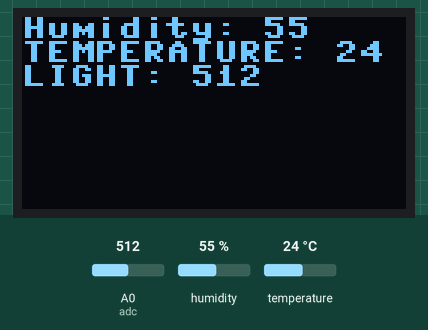
The program below on a simulated ESP8266 board running MicroPython. Shown: 128×64 one-colour display. The inputs (shaded band) are chosen by the test bench; at power-on: humidity 55 %, A0 (adc) = 512, temperature 24 °C (analog values on the 0–1023 scale). WiFi joins after 1.5 s; no MQTT or app messages arrive unless stated; library files of the repository ran but are not shown: ssd1306.py; what the program prints to the serial console is not drawn.

Above: at 2.8 s.
2.9 s: humidity set to 22 %
At 12.6 s:
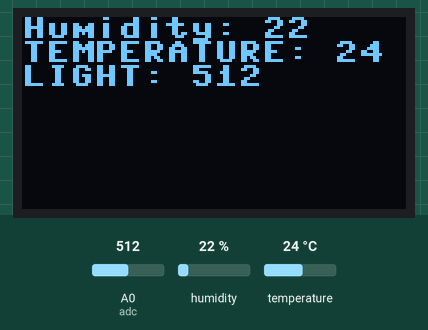
13.2 s: A0 (adc) set to 716
At 23.0 s:
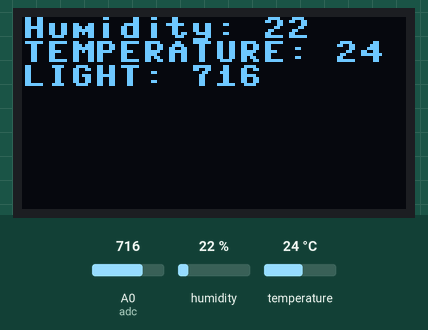
23.3 s: temperature set to 12 °C
At 32.7 s:
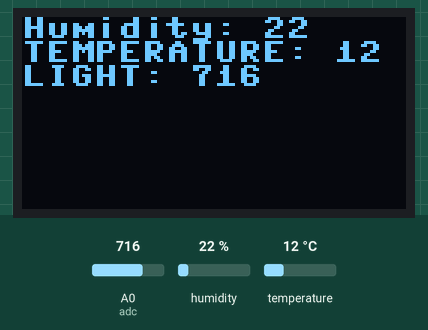
33.3 s: A0 (adc) set to 900
At 43.1 s:
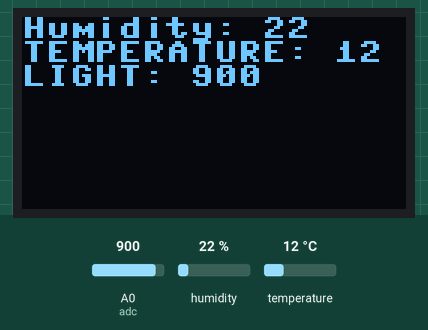
43.4 s: humidity set to 40 %
At 52.8 s:
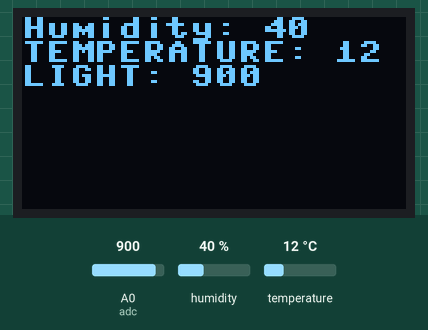
53.4 s: A0 (adc) set to 1023
At 63.4 s:
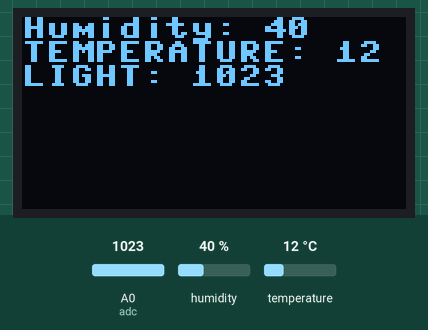
Timing chart, 0 to 64.5 s (numbered marks = the images above; inputs shaded):
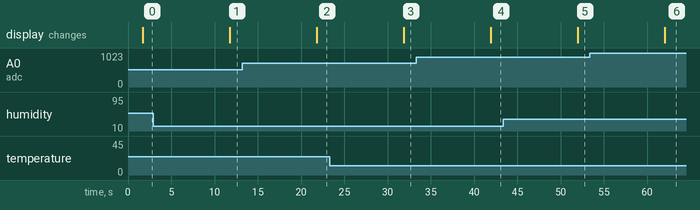

Measured:
- after the input at 2.9 s, the display: changes after 8.9 s (image 1)
- after the input at 13.2 s, the display: changes after 8.6 s (image 2)
- after the input at 23.3 s, the display: changes after 8.6 s (image 3)
- after the input at 33.3 s, the display: changes after 8.6 s (image 4)
- after the input at 43.4 s, the display: changes after 8.6 s (image 5)
- after the input at 53.4 s, the display: changes after 8.6 s (image 6)

The program:

main2.py
```python
from machine import Pin, I2C, ADC
import dht
import time
import mcu
import ssd1306
import json

msg_jason = {}
adc = ADC(0)
gpio = mcu.gpio()
wi = mcu.wifi("SingularClass", "Singular#1234")
wi.setup(ap_active=False, sta_active=True)
if wi.connect():
    print(f"IP={wi.ip}")
mqtt = mcu.MQTT(
    "Ray", "mqtt.singularinnovation-ai.com", "singular", "Singular#1234", keepalive=30
)
mqtt.connect()
i2c = I2C(scl=Pin(gpio.D1), sda=Pin(gpio.D2))
oled = ssd1306.SSD1306_I2C(128, 64, i2c)

d = dht.DHT11(Pin(gpio.D0, Pin.IN))

while True:
    light_value = adc.read()
    d.measure()
    temp = d.temperature()
    hum = d.humidity()
    oled.fill(0)  # 清除顯示
    oled.text(f"Humidity: {hum:02d}", 0, 0)  # 顯示文字
    oled.text(f"TEMPERATURE: {temp:02d} C", 0, 8)
    oled.text(f"LIGHT: {light_value}", 0, 16)
    oled.show()  # 更新顯示
    msg_jason["HUMIDITY"] = hum
    msg_jason["TEMPERATURE"] = temp
    msg_jason["LIGHT"] = light_value
    msg = json.dumps(msg_jason)
    mqtt.publish(topic="RAY", msg=msg)
    time.sleep(10)
```

mcu.py
```python
import sys
from machine import Pin, PWM
from umqtt.simple import MQTTClient


class gpio:
    def __init__(self):
        self._D0 = 16
        self._D1 = 5
        self._D2 = 4
        self._D3 = 0
        self._D4 = 2
        self._D5 = 14
        self._D6 = 12
        self._D7 = 13
        self._D8 = 15
        self._SD3 = 10
        self._SD2 = 9

    @property
    def D0(self):
        return self._D0

    @property
    def D1(self):
        return self._D1

    @property
    def D2(self):
        return self._D2

    @property
    def D3(self):
        return self._D3

    @property
    def D4(self):
        return self._D4

    @property
    def D5(self):
        return self._D5

    @property
    def D6(self):
        return self._D6

    @property
    def D7(self):
        return self._D7

    @property
    def D8(self):
        return self._D8

    @property
    def SD3(self):
        return self._SD3

    @property
    def SD2(self):
        return self._SD2


import network


class wifi:
    def __init__(self, ssid=None, password=None):
        """
        初始化 WiFi 模組
        ssid: WiFi 名稱
        password: WiFi 密碼
        """
        self.ssid = ssid
        self.password = password
        self.ip = None
        self.sta_active = False
        self.ap_active = False
        self.ap = network.WLAN(network.AP_IF)
        self.sta = network.WLAN(network.STA_IF)

    def setup(self, ap_active=False, sta_active=False):
        """
        設定 WiFi 模組
        ap_active: 是否啟用熱點模式
        sta_active: 是否啟用站台模式

        使用方法:
        wi.setup(ap_active=True|False, sta_active=True|False)

        """
        self.ap_active = ap_active
        self.sta_active = sta_active
        self.ap.active(ap_active)
        self.sta.active(sta_active)

    def scan(self):
        """
        掃描附近的 WiFi 熱點
        回傳值: WiFi 熱點列表
        使用方法:
        wi.scan()
        """
        if self.sta_active:
            wifi_list = self.sta.scan()
            print("附近的 WiFi 熱點：")
            for i in range(len(wifi_list)):
                print(wifi_list[i])
        else:
            print("請先啟用站台模式")

    def connect(self, ssid=None, password=None) -> bool:
        """
        連接到指定的 WiFi 熱點
        ssid: WiFi 名稱
        password: WiFi 密碼
        回傳值: 是否成功連接
        使用方法:
        wi.connect(ssid, password)
        """
        ssid = ssid if ssid is not None else self.ssid
        password = password if password is not None else self.password

        if not self.sta_active:
            print("請先啟用站台模式")
            return False

        if ssid is None or password is None:
            print("請提供 WiFi 名稱和密碼")
            return False

        # 啟用站台介面 (如果尚未啟用)
        if not self.sta.active():
            # 在 MicroPython 中，active() 需要一個布林參數來啟用介面
            self.sta.active(True)

        # 使用正確的 API connect
        try:
            self.sta.connect(ssid, password)
        except Exception:
            # 在某些環境下 connect 會拋例外或不可用，回傳 False
            print("WiFi connect 呼叫失敗")
            return False

        # 等待連線成功
        while not self.sta.isconnected():
            pass
        self.ip = self.sta.ifconfig()[0]
        print("已連接到 WiFi 網路", self.sta.ifconfig())
        return True


class LED:
    def __init__(self, r_pin, g_pin, b_pin, pwm: bool = False):
        """
        LED類別用於控制RGB LED燈

        屬性:
            RED(Pin): 紅色LED
            GREEN(Pin): 綠色LED
            BLUE(Pin): 藍色LED

        方法:
            _init_(r_pin, g_pin, b_pin, pwm=False): 初始化LED物件
            當pwm=True時，使用PWM控制LED
            當pwm=False時，使用PWM控制LED
            RED.value(value): 設定紅色LED的亮度
            GREEN.value(value): 設定綠色LED的亮度
            BLUE.value(value): 設定藍色LED的亮度
            RED.duty(duty): 設定紅色LED的PWM佔空比
            GREEN.duty(duty): 設定綠色LED的PWM佔空比
            BLUE.duty(duty): 設定藍色LED的PWM佔空比
        """
        self.pwm = pwm
        if pwm == False:
            self.RED = Pin(r_pin, Pin.OUT)
            self.GREEN = Pin(g_pin, Pin.OUT)
            self.BLUE = Pin(b_pin, Pin.OUT)
        else:
            frequency = 1000  # 設定PWM頻率為1kHz
            duty_Cycle = 0
            self.RED = PWM(Pin(r_pin), freq=frequency, duty=duty_Cycle)
            self.GREEN = PWM(Pin(g_pin), freq=frequency, duty=duty_Cycle)
            self.BLUE = PWM(Pin(b_pin), freq=frequency, duty=duty_Cycle)

    def LED_open(self, RED_value, GREEN_value, BLUE_value):
        """
        LED 開啟方法
        LED_open(RED_value, GREEN_value, BLUE_value)
        例如:
        led=LED(r_pin=5, g_pin=4, b_pin=0, pwm=False)
        led.LED_open(1,0,0) # 紅色

        led=LED(r_pin=5, g_pin=4, b_pin=0, pwm=True)
        led.LED_open(512,0,0) # 紅色
        """
        if self.pwm == False:
            self.RED.value(RED_value)
            self.GREEN.value(GREEN_value)
            self.BLUE.value(BLUE_value)
        else:
            self.RED.duty(RED_value)
            self.GREEN.duty(GREEN_value)
            self.BLUE.duty(BLUE_value)


class MQTT:
    def __init__(self, client_id, server, user, password, keepalive):
        self.client = MQTTClient(
            client_id, server, user=user, password=password, keepalive=keepalive
        )

    def connect(self):
        try:
            self.client.connect()
        except:
            sys.exit()
        finally:
            print("connected to %s" % self.client.server)

    def subscribe(self, topic: str, callback: function):
        self.client.set_callback(callback)
        self.client.subscribe(topic)

    def check_msg(self):
        self.client.check_msg()
        self.client.ping()

    def publish(self, topic: str, msg: str):
        topic = topic.encode("utf-8")
        msg = msg.encode("utf-8")
        self.client.publish(topic, msg)
```
